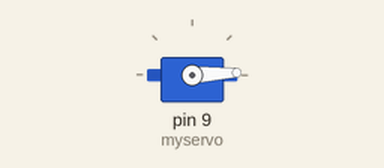
This sketch was run on a simulated Arduino Uno, built with avr-gcc and run on an emulated ATmega328P. Shown: servo.

Above: at 0.05 s.
At 1.3 s:
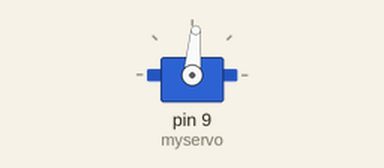
At 2.6 s:
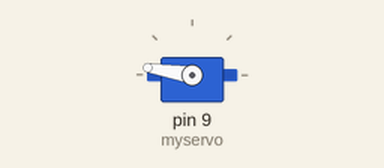
At 5.2 s:
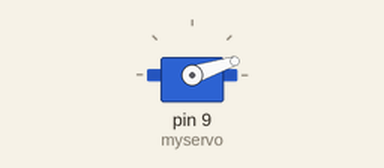
Timing chart, 0 to 7.1 s (numbered marks = the images above):
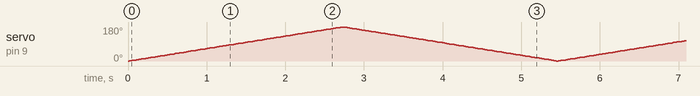

The sketch:

motor.ino
```cpp
#include <Servo.h>
Servo myservo;
int pos = 0;
void setup() {
  myservo.attach(9);
}

void loop() {
  for (pos = 0; pos <= 180; pos += 1) {

    myservo.write(pos);
    delay(15);
  }
  for (pos = 180; pos >= 0; pos -= 1) {
    myservo.write(pos);
    delay(15);
  }
}
```

blink.c
```cpp
#ifndef F_CPU
#define F_CPU 8000000UL
#endif
#include <avr/io.h>
#include <util/delay.h>
int main(void)
{
	DDRB = 0xFF;
	while(1)
	{
		PORTB = 0xFF;
		_delay_ms(500);
		PORTB = 0x00;
		_delay_ms(500);
	}
}
```

display_double.c
```cpp
#include <avr/io.h>
#ifndef F_CPU
# define F_CPU 8000000UL
#endif
#include <util/delay.h>

// ??????? ??????????
void Num();

int main() {
	DDRD = 0xFF; // PORTD: ??????
	DDRC = 0xFF; // PORTC: ??????

	while (1) {
		// PORTA-?? ??????????? ???? ?????????
		PORTC = 0b00111111; // ?
		Num();
		_delay_ms(500);

		PORTC = 0b00000110; // ?
		Num();
		_delay_ms(500);

		PORTC = 0b01011011; // ?
		Num();
		_delay_ms(500);

		PORTC = 0b01001111; // ?
		Num();
		_delay_ms(500);

		PORTC = 0b01100110; // ?
		Num();
		_delay_ms(500);

		PORTC = 0b01101101; // ?
		Num();
		_delay_ms(500);

		PORTC = 0b01111101; // ?
		Num();
		_delay_ms(500);

		PORTC = 0b00000111; // ?
		Num();
		_delay_ms(500);

		PORTC = 0b01111111; // ?
		Num();
		_delay_ms(500);

		PORTC = 0b01101111; // ?
		Num();
		_delay_ms(500);
	}
}

void Num() {
	// PORTD-?? ??????????? ???? ?????????
	PORTD = 0b00111111; // ?
	_delay_ms(500);

	PORTD = 0b00000110; // ?
	_delay_ms(500);

	PORTD = 0b01011011; // ?
	_delay_ms(500);

	PORTD = 0b01001111; // ?
	_delay_ms(500);

	PORTD = 0b01100110; // ?
	_delay_ms(500);

	PORTD = 0b01101101; // ?
	_delay_ms(500);

	PORTD = 0b01111101; // ?
	_delay_ms(500);

	PORTD = 0b00000111; // ?
	_delay_ms(500);

	PORTD = 0b01111111; // ?
	_delay_ms(500);

	PORTD = 0b01101111; // ?
	_delay_ms(500);
}
```

display_single.c
```cpp
/*
 * keypad.c
 *
 * Created: 26-04-2020 15:22:06
 * Author : Embedotronics
 */
#include <avr/io.h>
#include <util/delay.h>


unsigned char k[4][3]={{0xF9,0xA4,0xB0},{0x99,0x92,0x82},{0xF8,0x80,0x90},{0x88,0xc0,0xc0}};

int main()
{
	unsigned char c,r;
	DDRD = 0XFF;
	DDRC=0xf0;
	PORTC=0xff;
	while(1)
	{

		do
		{
			PORTC&=0x0f;
			r=PINC&0x0f;
		} while(r!=0x0f);


		do
		{
			_delay_ms(20);
			r=PINC&0x0f;
		}	  while(r==0x0f);

		while(1)
		{
			PORTC=0xef;     //0b11101111
			r=PINC&0x0f;
			if(r!=0x0f)
			{
				c=0;
				break;
			}
			PORTC=0xdf;     //0b11011111
			r=PINC&0x0f;
			if(r!=0x0f)
			{
				c=1;
				break;
			}
			PORTC=0xbf;     //0b10111111
			r=PINC&0x0f;
			if(r!=0x0f)
			{
				c=2;
				break;
			}

		}

		if(r==0x0e)
		PORTD=k[0][c];
		else if(r==0x0d)
		PORTD=k[1][c];
		else if(r==0x0b)
		PORTD=k[2][c];
		else
		PORTD=k[3][c];
	}
	return 0;
}
```

led1.c
```cpp
#ifndef F_CPU
#define F_CPU 8000000UL
#endif
#include <avr/io.h>
#include <util/delay.h>
int main(void)
{
	DDRB = 0xFF;
	PORTB = 0xFF;
}
```
